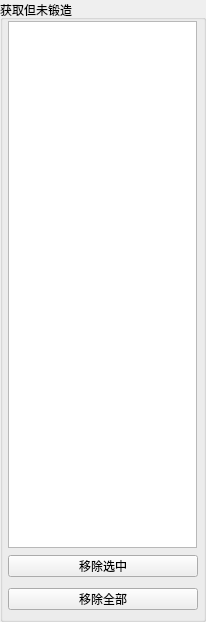
   <widget class="QGroupBox" name="groupBox">
    <property name="geometry">
     <rect>
      <x>994</x>
      <y>6</y>
      <width>206</width>
      <height>622</height>
     </rect>
    </property>
    <property name="font">
     <font>
      <pointsize>9</pointsize>
     </font>
    </property>
    <property name="title">
     <string>获取但未锻造</string>
    </property>
    <widget class="QListWidget" name="unforged_list">
     <property name="geometry">
      <rect>
       <x>8</x>
       <y>21</y>
       <width>189</width>
       <height>527</height>
      </rect>
     </property>
     <property name="font">
      <font>
       <pointsize>7</pointsize>
      </font>
     </property>
     <property name="tabKeyNavigation">
      <bool>true</bool>
     </property>
     <property name="alternatingRowColors">
      <bool>true</bool>
     </property>
     <property name="selectionMode">
      <enum>QAbstractItemView::ExtendedSelection</enum>
     </property>
    </widget>
    <widget class="QPushButton" name="remove_selected_ocs">
     <property name="geometry">
      <rect>
       <x>8</x>
       <y>555</y>
       <width>190</width>
       <height>22</height>
      </rect>
     </property>
     <property name="text">
      <string>移除选中</string>
     </property>
    </widget>
    <widget class="QPushButton" name="remove_all_ocs">
     <property name="geometry">
      <rect>
       <x>8</x>
       <y>588</y>
       <width>190</width>
       <height>22</height>
      </rect>
     </property>
     <property name="text">
      <string>移除全部</string>
     </property>
    </widget>
   </widget>
